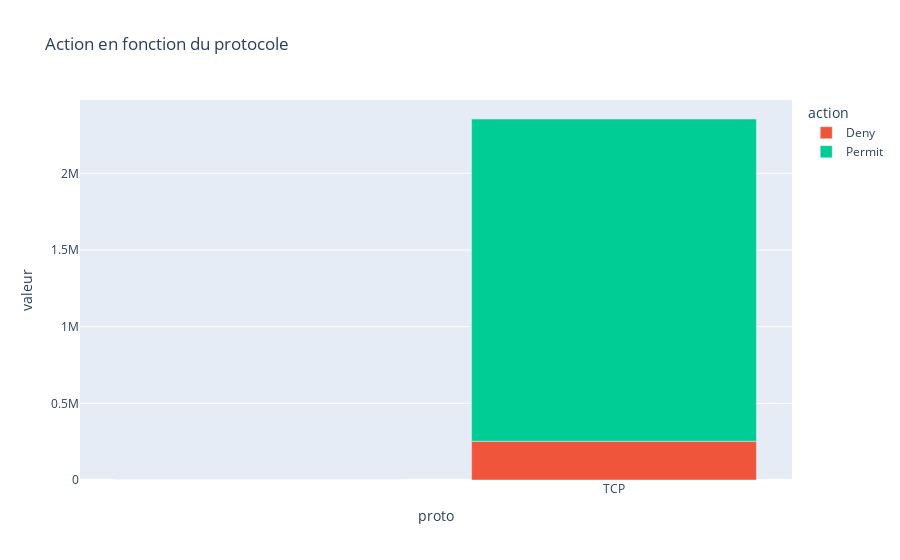

Notebook code cell kept with this figure:
### Code cell
# Graphique 6 : action en fonction du protocole

proto_action = df.groupby(["proto","action"]).size()
proto_action  = pd.DataFrame(proto_action.reset_index())

proto_action.columns= ["proto","action","valeur"]

fig_proto_action = px.bar(proto_action,x="proto", y="valeur", color="action", title="Action en fonction du protocole")
fig_proto_action.show()

### Figure 1 — Plotly figure (JSON) as saved in the notebook; plotly's stock layout.template omitted (floating-point values rounded to 4 significant figures)
{"data": [{"alignmentgroup": "True", "hovertemplate": "action=<br>proto=%{x}<br>valeur=%{y}<extra></extra>", "legendgroup": "", "marker": {"color": "#636efa", "pattern": {"shape": ""}}, "name": "", "offsetgroup": "", "orientation": "v", "showlegend": false, "textposition": "auto", "type": "bar", "x": [""], "xaxis": "x", "y": [35], "yaxis": "y"}, {"alignmentgroup": "True", "hovertemplate": "action=Deny<br>proto=%{x}<br>valeur=%{y}<extra></extra>", "legendgroup": "Deny", "marker": {"color": "#EF553B", "pattern": {"shape": ""}}, "name": "Deny", "offsetgroup": "Deny", "orientation": "v", "showlegend": true, "textposition": "auto", "type": "bar", "x": ["TCP"], "xaxis": "x", "y": [252619], "yaxis": "y"}, {"alignmentgroup": "True", "hovertemplate": "action=Permit<br>proto=%{x}<br>valeur=%{y}<extra></extra>", "legendgroup": "Permit", "marker": {"color": "#00cc96", "pattern": {"shape": ""}}, "name": "Permit", "offsetgroup": "Permit", "orientation": "v", "showlegend": true, "textposition": "auto", "type": "bar", "x": ["TCP"], "xaxis": "x", "y": [2101796], "yaxis": "y"}], "layout": {"barmode": "relative", "legend": {"title": {"text": "action"}, "tracegroupgap": 0}, "title": {"text": "Action en fonction du protocole"}, "xaxis": {"anchor": "y", "domain": [0, 1], "title": {"text": "proto"}}, "yaxis": {"anchor": "x", "domain": [0, 1], "title": {"text": "valeur"}}}}
